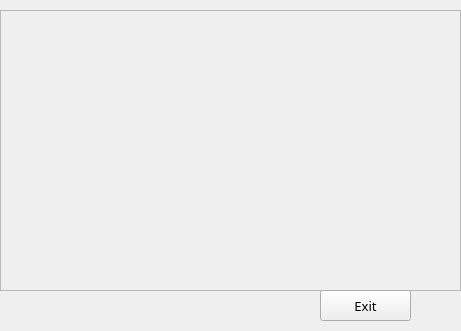
<?xml version="1.0" encoding="UTF-8"?>
<ui version="4.0">
 <class>MainWindow</class>
 <widget class="QWidget" name="MainWindow">
  <property name="enabled">
   <bool>true</bool>
  </property>
  <property name="geometry">
   <rect>
    <x>0</x>
    <y>0</y>
    <width>461</width>
    <height>331</height>
   </rect>
  </property>
  <property name="sizePolicy">
   <sizepolicy hsizetype="Fixed" vsizetype="Fixed">
    <horstretch>0</horstretch>
    <verstretch>0</verstretch>
   </sizepolicy>
  </property>
  <property name="minimumSize">
   <size>
    <width>461</width>
    <height>331</height>
   </size>
  </property>
  <property name="maximumSize">
   <size>
    <width>461</width>
    <height>331</height>
   </size>
  </property>
  <property name="windowTitle">
   <string>Form</string>
  </property>
  <widget class="QFrame" name="frame">
   <property name="geometry">
    <rect>
     <x>0</x>
     <y>10</y>
     <width>461</width>
     <height>281</height>
    </rect>
   </property>
   <property name="frameShape">
    <enum>QFrame::StyledPanel</enum>
   </property>
   <property name="frameShadow">
    <enum>QFrame::Raised</enum>
   </property>
  </widget>
  <widget class="QPushButton" name="pushButton">
   <property name="geometry">
    <rect>
     <x>320</x>
     <y>290</y>
     <width>91</width>
     <height>31</height>
    </rect>
   </property>
   <property name="font">
    <font>
     <family>Franklin Gothic Medium</family>
     <pointsize>10</pointsize>
    </font>
   </property>
   <property name="text">
    <string>Exit</string>
   </property>
  </widget>
 </widget>
 <layoutdefault spacing="6" margin="11"/>
 <resources/>
 <connections/>
</ui>
